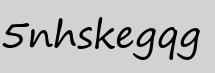
#> input picture CRNN_implementation/dataset/img2/test/5nhskegqg.jpg, 215 x 73 px; its folder holds only this picture in this run
$ python -i ocr.py   (imports and definitions only)
#> lines starting #> are read from the running program, lines starting #| are printed output that depends on the picture; after the words box and inside, x2 and y2 are one past the last pixel; in counts of white or black regions, pixels touching at a corner belong together
import cv2
import os
import sys
sys.path.insert(0, os.path.dirname(os.path.dirname(os.path.abspath(__file__)))[:-9])
from params import *

def convert_bbox_to_yolo(bbox, image_width, image_height):
    x, y, width, height = bbox

    # Calculate the bounding box center coordinates
    center_x = x + width / 2
    center_y = y + height / 2

    # Normalize the coordinates by dividing them by the image width and height
    yolo_center_x = center_x / image_width
    yolo_center_y = center_y / image_height

    # Normalize the width and height by dividing them by the image width and height
    yolo_width = width / image_width
    yolo_height = height / image_height

    # Return the bounding box in YOLO format
    return yolo_center_x, yolo_center_y, yolo_width, yolo_height

def segment_letters(image_path, ocr_predictions = None, train = None):
    image = cv2.imread(image_path)
#> image is the input picture: shape (73, 215, 3); min 0, max 243, mean 187.5

    if image is None:
        print(f"Unable to read image: {image_path}")
        return
    img_original = image.copy()
    gray = cv2.cvtColor(image, cv2.COLOR_BGR2GRAY)
    _, thresh = cv2.threshold(gray, 0, 255, cv2.THRESH_BINARY_INV + cv2.THRESH_OTSU)
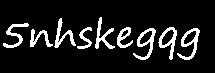
#> thresh: shape (73, 215); 11.2% white; 9 white regions

    contours, _ = cv2.findContours(thresh, cv2.RETR_EXTERNAL, cv2.CHAIN_APPROX_SIMPLE)
#> contours = 9 contours; largest, box (x1, y1, x2, y2) and area: (158, 27, 177, 60) 280, (177, 28, 200, 60) 278, (133, 28, 156, 60) 276, (95, 17, 115, 49) 150, (54, 18, 76, 48) 144

    if len(contours) < 2:
        thresh_inv = 255 - thresh
        contours, _ = cv2.findContours(thresh_inv, cv2.RETR_EXTERNAL, cv2.CHAIN_APPROX_SIMPLE)

    letter_bboxes = []
    for contour in contours:
        x, y, w, h = cv2.boundingRect(contour)
        letter_bboxes.append((x, y, x+w, y+h))
#> this loop made 9 passes
#> (x, y, w, h) on passes 1 to 9: (30, 29, 23, 18), (177, 28, 23, 32), (133, 28, 23, 32), (158, 27, 19, 33), (117, 27, 16, 21), (77, 27, 15, 22), (3, 23, 26, 25), (54, 18, 22, 30), (95, 17, 20, 32)
#> after the loop, letter_bboxes = [(30, 29, 53, 47), (177, 28, 200, 60), (133, 28, 156, 60), (158, 27, 177, 60), (117, 27, 133, 48), (77, 27, 92, 49), (3, 23, 29, 48), (54, 18, 76, 48), (95, 17, 115, 49)]

    letter_bboxes.sort(key=lambda bbox: bbox[0])
    h, w, _ = image.shape
#> h = 73; w = 215
    annotations = []
    for bbox in letter_bboxes:
        x1, y1, x2, y2 = bbox
        bbox_yolo = convert_bbox_to_yolo((x1, y1, x2-x1, y2-y1), w, h)
        annotation = f"{bbox_yolo[0]} {bbox_yolo[1]} {bbox_yolo[2]} {bbox_yolo[3]}"
        annotations.append(annotation)
#> this loop made 9 passes
#> (x1, y1, x2, y2, x in convert_bbox_to_yolo, y in convert_bbox_to_yolo, width in convert_bbox_to_yolo, height in convert_bbox_to_yolo) on passes 1 to 9: (3, 23, 29, 48, 3, 23, 26, 25), (30, 29, 53, 47, 30, 29, 23, 18), (54, 18, 76, 48, 54, 18, 22, 30), (77, 27, 92, 49, 77, 27, 15, 22), (95, 17, 115, 49, 95, 17, 20, 32), (117, 27, 133, 48, 117, 27, 16, 21), (133, 28, 156, 60, 133, 28, 23, 32), (158, 27, 177, 60, 158, 27, 19, 33), (177, 28, 200, 60, 177, 28, 23, 32)
#> after the loop, annotations = 9 items

    if train:
        with open(os.path.join(ocr_predictions, image_path.split("\\")[-1].split(".")[0]+".txt"), 'w') as f:
            f.write('\n'.join(annotations))
            f.write('\n')
    else:
        pass

    return letter_bboxes

# [3 lines not run here, left out]

>>> result = segment_letters('../../CRNN_implementation/dataset/img2/test/5nhskegqg.jpg')
#> result = [(3, 23, 29, 48), (30, 29, 53, 47), (54, 18, 76, 48), (77, 27, 92, 49), (95, 17, 115, 49), (117, 27, 133, 48), (133, 28, 156, 60), (158, 27, 177, 60), (177, 28, 200, 60)]
